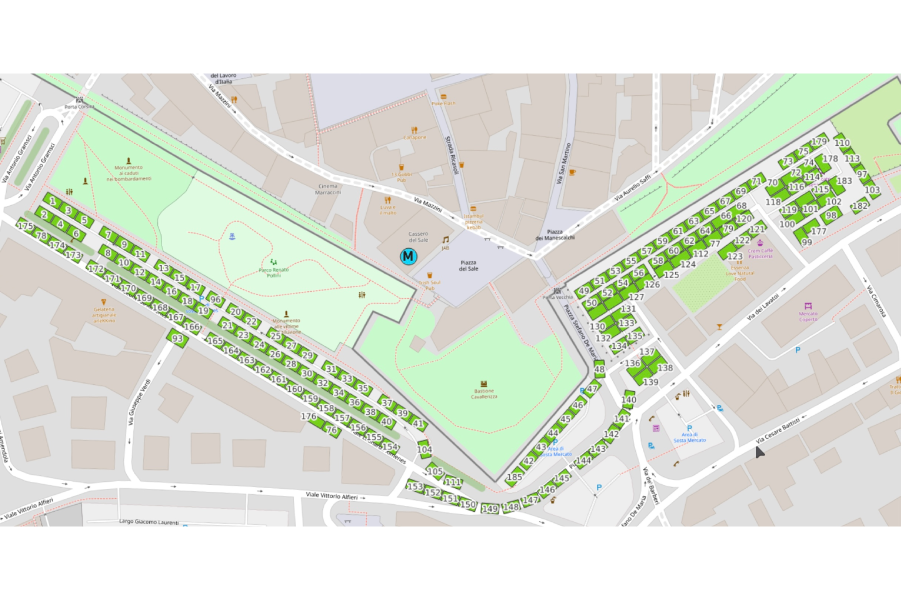
#> input picture data/grosseto_pianta_transparent.png, 1801 x 1200 px (shown at 1/2 size)
$ python auto_process_overlay.py
#> lines starting #> are read from the running program, lines starting #| are printed output that depends on the picture; after the words box and inside, x2 and y2 are one past the last pixel; in counts of white or black regions, pixels touching at a corner belong together; long printed decimals are rounded
#!/usr/bin/env python3
"""
Processa automaticamente l'immagine della pianta e genera JSON completo
con georeferenziazione + posteggi estratti e scalati correttamente.
"""

import cv2
import numpy as np
import json
from pathlib import Path

def extract_stalls_from_image(img_path):
    """Estrae i posteggi dall'immagine."""
    img = cv2.imread(img_path)
    if img is None:
        raise ValueError(f"Impossibile caricare {img_path}")

    print(f"✅ Immagine caricata: {img.shape[1]}x{img.shape[0]} px")

    # Converti in HSV per rilevare il verde
    hsv = cv2.cvtColor(img, cv2.COLOR_BGR2HSV)

    # Range per il verde dei posteggi
    lower_green = np.array([35, 40, 40])
    upper_green = np.array([85, 255, 255])

    # Crea maschera
    mask = cv2.inRange(hsv, lower_green, upper_green)

    # Trova contorni
    contours, _ = cv2.findContours(mask, cv2.RETR_EXTERNAL, cv2.CHAIN_APPROX_SIMPLE)

    print(f"🔍 Trovati {len(contours)} contorni verdi")

    # Filtra per dimensione e forma
    stalls = []
    min_area = 30
    max_area = 8000

    for i, cnt in enumerate(contours):
        area = cv2.contourArea(cnt)
        if min_area < area < max_area:
            rect = cv2.minAreaRect(cnt)
            center, (width, height), angle = rect

            aspect_ratio = max(width, height) / (min(width, height) + 0.001)

            if aspect_ratio > 1.1 and aspect_ratio < 8:
                stalls.append({
                    'id': i + 1,
                    'center_px': [float(center[0]), float(center[1])],
                    'width_px': float(width),
                    'height_px': float(height),
                    'angle': float(angle),
                    'area': float(area)
                })

    print(f"✅ Filtrati {len(stalls)} posteggi validi")
    return stalls, img.shape[1], img.shape[0]

def scale_and_convert_to_geo(stalls, real_width, real_height, georef):
    """Scala le coordinate e converte in geografiche."""

    # Dimensioni nell'editor
    editor_base_width = georef['image']['width']
    editor_base_height = georef['image']['height']
    editor_scale = georef['transform']['scale']

    editor_scaled_width = editor_base_width * editor_scale
    editor_scaled_height = editor_base_height * editor_scale

    print(f"📐 Scala: {real_width}x{real_height} → {editor_scaled_width:.0f}x{editor_scaled_height:.0f}")

    # Fattore di scala
    scale_x = editor_scaled_width / real_width
    scale_y = editor_scaled_height / real_height

    for stall in stalls:
        px_real, py_real = stall['center_px']

        # Scala le coordinate
        px_editor = px_real * scale_x
        py_editor = py_real * scale_y

        # Normalizza (0-1)
        norm_x = px_editor / editor_scaled_width
        norm_y = py_editor / editor_scaled_height

        # Interpola tra i corner
        nw = georef['corners']['nw']
        ne = georef['corners']['ne']
        sw = georef['corners']['sw']
        se = georef['corners']['se']

        top_lat = nw[0] + (ne[0] - nw[0]) * norm_x
        top_lng = nw[1] + (ne[1] - nw[1]) * norm_x

        bottom_lat = sw[0] + (se[0] - sw[0]) * norm_x
        bottom_lng = sw[1] + (se[1] - sw[1]) * norm_x

        lat = top_lat + (bottom_lat - top_lat) * norm_y
        lng = top_lng + (bottom_lng - top_lng) * norm_y

        stall['lat'] = lat
        stall['lng'] = lng

    return stalls

def main():
    # Carica georeferenziazione esistente
    georef_path = 'data/grosseto_overlay_georef.json'
    with open(georef_path, 'r') as f:
#> (reads data/grosseto_overlay_georef.json from the repository)
        georef = json.load(f)

    print(f"✅ Georeferenziazione caricata: {georef_path}")

    # Estrai posteggi dall'immagine
    img_path = 'data/grosseto_pianta_transparent.png'
    stalls, real_width, real_height = extract_stalls_from_image(img_path)
#> in extract_stalls_from_image, img is the input picture: shape (1200, 1801, 3); mean B, G, R 217.5, 228.5, 223.2
#| ✅ Immagine caricata: 1801x1200 px
#> in extract_stalls_from_image, `hsv = cv2.cvtColor(img, cv2.COLOR_BGR2HSV)`: hsv: shape (1200, 1801, 3); mean H, S, V 24.1, 17.1, 231.1
#> in extract_stalls_from_image, `mask = cv2.inRange(hsv, lower_green, upper_green)`:
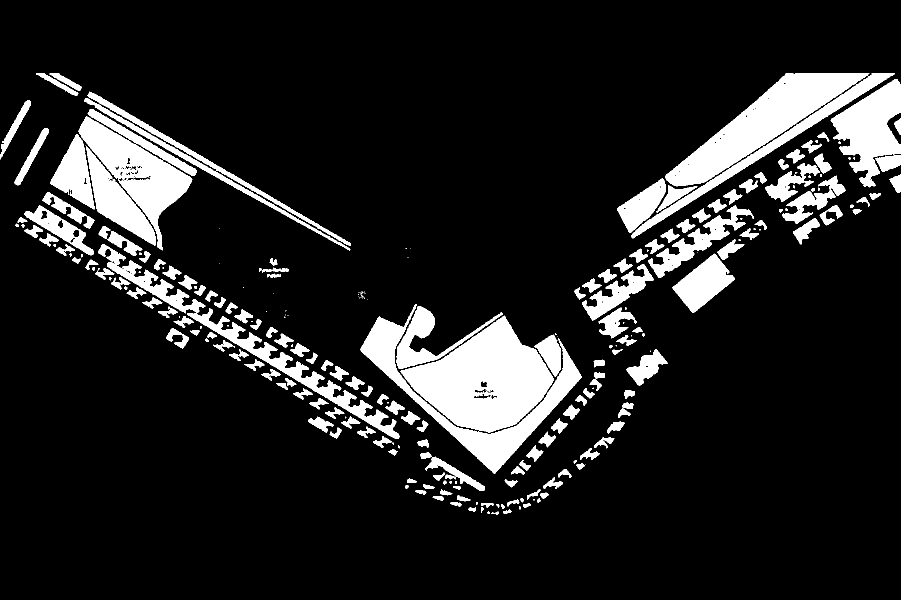
#> mask: shape (1200, 1801) (shown at 1/2 size); 12.8% white; 276 white regions (81 under 20 px)
#> in extract_stalls_from_image, `contours, _ = cv2.findContours(mask, cv2.RETR_EXTERNAL, cv2.CHAIN_APPR..`: contours = 266 contours, 87 with area under 20; largest, box (x1, y1, x2, y2) and area: (801, 631, 1108, 865) 39164, (1330, 147, 1739, 373) 28232, (720, 608, 1164, 947) 21100, (157, 233, 385, 501) 18992, (1661, 158, 1801, 375) 15175
#| 🔍 Trovati 266 contorni verdi
#> the loop in extract_stalls_from_image, `for i, cnt in enumerate(contours):` made 266 passes
#> (area, center, width, height, angle, aspect_ratio) on passes 3, 4, 9, 10, 12, 13, 15, 16, 17, 18, 19, 20: (65, (1014.1, 1023), 15.76, 5.82, -14.04, 2.71), (71.5, (943.5, 1019), 8, 15, -90, 1.87), (73.5, (1053.4, 1009.7), 14.86, 7.27, -18.43, 2.04), (95, (974.5, 1010.5), 9, 25, -90, 2.78), (100.5, (911, 1007.9), 7.06, 22.27, -84.81, 3.15), (110, (1025.6, 1005.2), 24.04, 7.83, -15.95, 3.07), (30.5, (1077.3, 1000.8), 7.78, 5.66, -45, 1.37), (32, (1043.5, 999.5), 5.66, 7.07, -45, 1.25), (105.5, (876, 995.9), 7.26, 22.29, -84.29, 3.07), (137.5, (926.6, 998.6), 8.85, 28.14, -71.57, 3.18), (112.5, (1088.4, 988.9), 14.8, 12, -36.87, 1.23), (102.5, (841.2, 982.9), 7.76, 21.93, -73.3, 2.83)
#> (area, rect) on pass 127: (1842, ((1231.4, 646), (73.44, 43.26), -32.91))
#> after the loop in extract_stalls_from_image, `for i, cnt in enumerate(contours):`: stalls = 151 items
#| ✅ Filtrati 151 posteggi validi
#> stalls = 151 items; real_width = 1801; real_height = 1200

    # Scala e converti in geografiche
    stalls = scale_and_convert_to_geo(stalls, real_width, real_height, georef)
#| 📐 Scala: 1801x1200 → 900x599
#> in scale_and_convert_to_geo, `scale_x = editor_scaled_width / real_width`: scale_x = 0.5
#> in scale_and_convert_to_geo, `scale_y = editor_scaled_height / real_height`: scale_y = 0.499
#> the loop in scale_and_convert_to_geo, `for stall in stalls:` made 151 passes
#> (px_real, py_real, px_editor, py_editor, norm_x, norm_y) on passes 1 to 3: (1014.1, 1023, 506.8, 511, 0.563, 0.852), (943.5, 1019, 471.5, 509, 0.524, 0.849), (1053.4, 1009.7, 526.4, 504.3, 0.585, 0.841)

    # Crea JSON completo
    output = {
        'mercato': georef['mercato'],
        'timestamp': georef['timestamp'],
        'georef': georef,
        'stalls': {
            'total': len(stalls),
            'items': stalls
        }
    }

    # Salva
    output_path = 'data/grosseto_complete.json'
    with open(output_path, 'w') as f:
        json.dump(output, f, indent=2)

    print(f"\n✅ JSON completo salvato: {output_path}")
    print(f"📊 Totale posteggi: {len(stalls)}")
#| 📊 Totale posteggi: 151
    print(f"📍 Esempio posteggio #1: {stalls[0]['lat']:.6f}, {stalls[0]['lng']:.6f}")
#| 📍 Esempio posteggio #1: 42.758, 11.115

if __name__ == '__main__':
    main()
